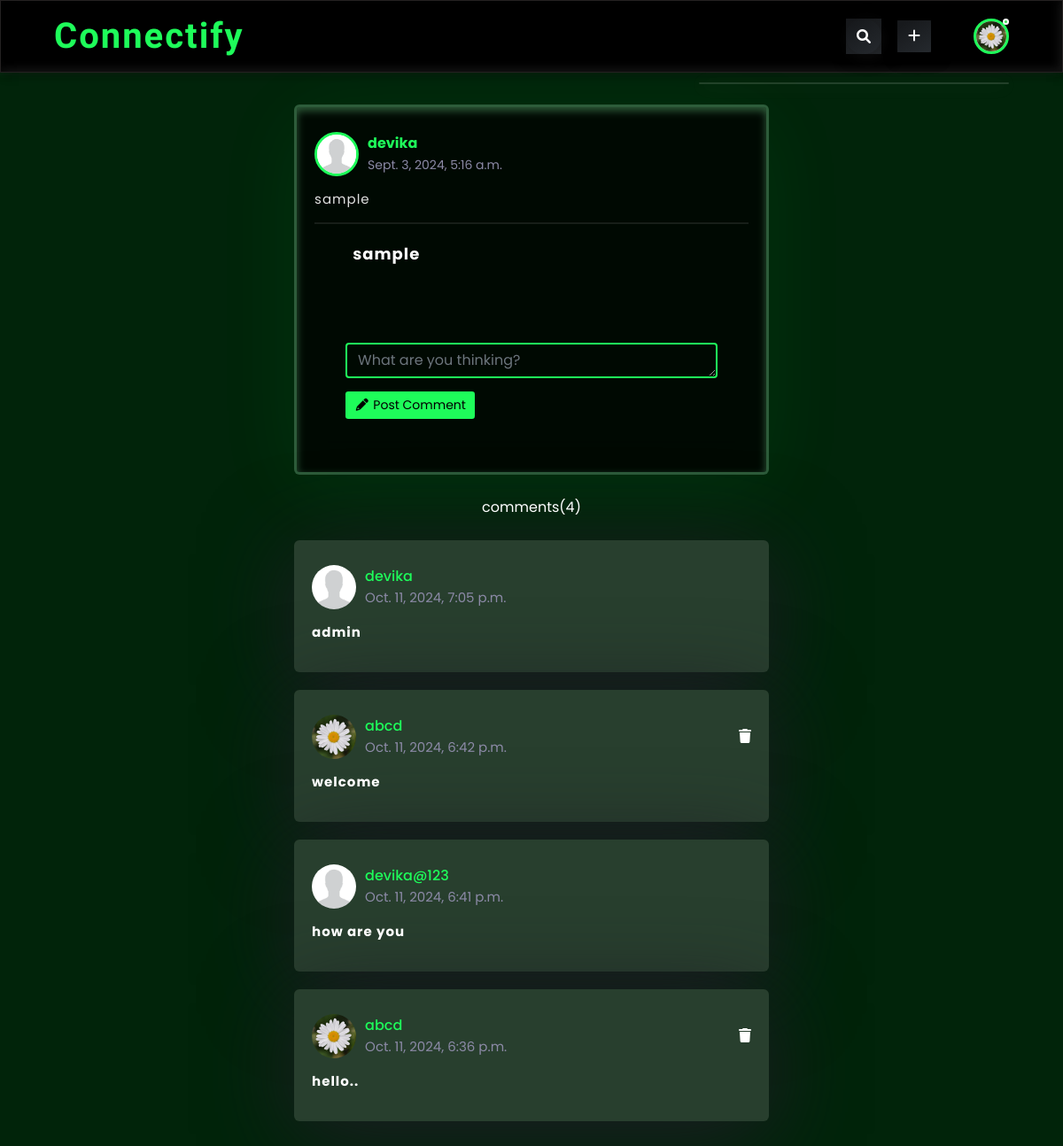
The app's page /comment/20/ (signed in) with its own data.
### home/models.py (models this page shows)
class userprofile(models.Model):
    username=models.CharField(max_length=200)
    firstname=models.CharField(blank=True,max_length=200)
    lastname=models.CharField(blank=True,max_length=200)
    email=models.EmailField(blank=True)
    profile_pic=models.ImageField(upload_to='profiles',default='profiles/img.jpg')
    followers=models.ManyToManyField(User,blank=True,related_name='followers')
    following=models.ManyToManyField(User,blank=True,related_name='following')
    bio=models.CharField(max_length=200,blank=True)

class post_table(models.Model):
   user=models.ForeignKey(User,on_delete=models.CASCADE,max_length=200,blank=False)
   post_profile=models.ForeignKey(userprofile,on_delete=models.CASCADE)
   caption=models.CharField(max_length=200)
   post=models.TextField(blank=False)
   upload_date=models.DateTimeField(auto_now_add=True)
   likes=models.ManyToManyField(User,blank=True,default=0,related_name='likes')

class comments(models.Model):
    post=models.ForeignKey(post_table,on_delete=models.CASCADE,related_name='posts',default='')
    user=models.ForeignKey(userprofile,on_delete=models.CASCADE,related_name='user')
    comment=models.CharField(max_length=300,blank=False)
    date=models.DateTimeField(auto_now_add=True)

### home/views.py (the view, shortened to what this page needs)
# urls.py: path('comment/<int:id>/',views.comment,name='comment'),
@login_required(login_url='auth/')
def comment(request,id):
    post=post_table.objects.get(id=id)
    currentuser=userprofile.objects.get(username=request.user)
    postcomments=comments.objects.filter(post=post)
    print(currentuser)
    context={
            'comments':postcomments,
            'userprofile':currentuser,
            'posts':post,
    }
    return render(request,'comments.html',context)

### templates/comments.html (shortened to what this page needs)
{% extends 'base.html' %}
{% load static %}
{% block body %}
<div class="container"style="background-color:transparent;">
    <div class="main-content">
        <div class="post-container"style=" background:rgba(0,0,0,.75);
      box-shadow: inset 0 4px 10px rgba(91, 176, 114, 0.5), 0 15px 100px #1efc5911;
      border: 3px solid rgba(91, 176, 114, 0.5);">
            <div class="post-row">
                <div class="user-profile">
                    <a href="{% url 'home:profile' posts.user %}">
                        <img src="{{posts.post_profile.profile_pic.url}}"
                            style="height: 50px;width:50px;border:3px solid  #1efc5a ;background-color: white;" />
                    </a>
                    <div>
                        <p class="fw-bold" style="color:#1efc5a">{{posts.user}}</p>
                        <span style="font-size: 14px;color:#8c8aa7;">{{posts.upload_date}}</span>
                    </div>
                </div>
            </div>
            <p class="post-text fw-normal" style="font-weight: bold;letter-spacing:1px;color: rgb(224, 224, 224);">
                {{posts.caption}}
            </p>
            <hr>
            <div class="post-row" style="place-items: center;">
                <div class="post-img p-1 fw-bolder"
                    style="width:70% ;margin-left: 8%;min-height:80px;font-size:18px;color:rgb(255, 255, 255);letter-spacing: 1px;">{{posts.post}}</div>
            </div>
            <div class="box" style="background-color:transparent;">
                <div class="col-md-12 bootstrap snippets">
                    <div class="panel">
                        <form class="panel-body" action="{% url 'home:comment' posts.id %}" method="post"
                            id="commentform">
                            <textarea class="form-control" rows="1" placeholder="What are you thinking?" name='comment'
                                id="comment" style='border:2px solid #1efc5a; background-color: transparent;color: white;' required></textarea>
                            <div class="mar-top clearfix">
                                <button class="btn btn-sm btn-primary pull-right" type="submit" style="background: #1efc5a;
                                border: none; color: #000;">
                                    <i class="fa fa-pencil fa-fw" style="color: #000;"></i> Post Comment</button>
                            </div>
                        </form>
                    </div>
                </div>
            </div>
        </div>
        {% if comments %}
        <div class="container p-0" style="background-color: transparent;">
            comments( <p id='commentcount' style="margin: 0;">{{comments.count}}</p>)
        </div>
        {% for i in comments reversed %}
        <div id="commentbox" >
            <div class="post-container {{i.id}}" id="post-container" style="background-color: rgb(40, 63, 46);" >
                <div class="post-row">
                    <div class="user-profile">
                        <a href="{% url 'home:profile' i.user.username %}">
                            <img src="{{i.user.profile_pic.url}}" style="width:50px ;height:50px;" />
                        </a>
                        <div>
                            <p style="color:#1efc5a;">{{i.user.username}}</p>
                            <span style="font-size: 15px;color: #8c8aa7;">{{i.date}}</span>
                        </div>
                    </div>
                    {% if i.user.username == userprofile.username %}
                    <a href="{% url 'home:deletecomment' i.id %}">
                        <i class="fa fa-trash"></i>
                    </a>
                    {% endif %}
                </div>
                <p class="post-text" style="font-weight: bold;letter-spacing:1px;color:white;letter-spacing: 1px;">
                    {{i.comment}}
                </p>
            </div>
        </div>
        {% endfor %}
    {% endif %}
</div>
{% endblock %}

### templates/base.html (shortened to what this page needs)
{% load static %}
<!DOCTYPE html>
<html lang="en">
<head>
  <link href="https://cdn.jsdelivr.net/npm/bootstrap@5.0.0-beta1/dist/css/bootstrap.min.css" rel="stylesheet"
>
  <link rel="stylesheet" href="https://cdn.jsdelivr.net/npm/bootstrap@4.5.3/dist/css/bootstrap.min.css">
  <link rel="stylesheet" href="{% static 'asset/styles.css' %}" />
  <link rel="stylesheet" href="https://cdnjs.cloudflare.com/ajax/libs/font-awesome/6.0.0/css/all.min.css" />
 </head>
<body>
  <nav style="background-color: rgb(0, 0, 0); box-shadow: -4px -4px 10px rgba(67, 67, 67, 0.5),
  inset 4px 4px 10px rgba(0, 0, 0, 0.5),
  inset -4px -4px 10px rgba(67, 67, 67, 0.3),
  4px 4px 10px rgba(0, 0, 0, 0.3);border: 1px solid rgb(36, 33, 33);"" >
    <div class="nav-left" ">
      <a href="{% url 'home:home' %}" style="text-decoration: none;">
        <span class="logo" style="color:#1efc5a; font-family: 'Dancing Script', cursive !important; font-size: 40px; font-weight: bold;letter-spacing: 2px;">Connectify</span>
    </div>
    <div class="nav-right">
      <a href="{% url 'home:search' %}"style="text-decoration:none;background: linear-gradient(327.43deg, #32383E -77.68%, #17191C 87.35%);
      border: none;
      box-shadow: -4px -2px 16px rgba(195,200,205,0), 4px 4px 18px rgba(0, 0, 0, 0.5);margin-right:10px;width:40px ;height:40px;">
        <div class="search-box"
          style="width:40px ;height:40px;border-radius: 50%; display: grid;place-items: center;padding: 0;background: linear-gradient(327.43deg, #32383E -77.68%, #17191C 87.35%);
          border: none;
          box-shadow: -4px -2px 16px rgba(210, 215, 221, 0), 4px 4px 18px rgba(24, 23, 23, 0.5);">
         <i class="fa fa-search"></i>
        </div>
      </a>
      <div class="addpost mx-2"
      style="background: linear-gradient(327.43deg, #32383E -77.68%, #17191C 87.35%);
      border: none;
      box-shadow: -4px -2px 16px rgba(195,200,205,0), 4px 4px 18px rgba(0, 0, 0, 0.5);"
      >
        <button type="button" class="btn btn-light" data-toggle="modal" data-target="#addpost" data-whatever="@mdo" style="background: linear-gradient(327.43deg, #32383E -77.68%, #17191C 87.35%);
        border: none;
        box-shadow: -4px -2px 16px rgba(195,200,205,0), 4px 4px 18px rgba(0, 0, 0, 0.5);"><i
            class="fa-solid fa-plus"></i></button>
      </div>
      <div class="nav-user-icon online" onclick="settingsMenuToggle()" style="margin-left: 40px;">
        <img src="{{ userprofile.profile_pic.url }}" style="border:3px solid #1efc5a ;background-color: white;"/>
      </div>
    </div>
    <div class="settings-menu" style="background-color: rgba(255, 255, 255, 0.08);
    -webkit-backdrop-filter: blur(15px);
    backdrop-filter: blur(15px);
    -webkit-box-shadow: 0 2px 20px rgba(0, 0, 0, 0.15);
    box-shadow: 0 2px 20px rgba(219, 214, 214, 0.15);
    border: 1px solid rgba(255, 255, 255, 0.06); width: 350px;" >
      <div class="settings-menu-inner" >
      </div>
    </div>
  </nav>
  {% block body %}
  {% endblock %}
</body>
</html>

### static/asset/styles.css (style rules this page uses)
* { margin: 0; padding: 0; box-sizing: border-box; font-family: "Poppins", sans-serif; }
:root { --color1: #efefef; --color2: #3c004e; --color3: #fff; --color4: #41db51; --color5: #626262; --color6: #ccc; --color7: #9a9a9a; --color8: #000; --color9: #e4e6eb; }
body { background: var(--color1); transition: background 0.5s; }
nav { display: flex; align-items: center; justify-content: space-between; padding: 10px 5%; position: sticky; top: 0; z-index: 100; }
.logo { width: 120px; margin-right: 45px; cursor: pointer; }
.nav-left, .nav-right { display: flex; align-items: center; }
.nav-user-icon img { width: 40px; height: 40px; border-radius: 50%; cursor: pointer; }
.nav-user-icon { margin-left: 30px; }
.search-box { background: var(--color1); width: 350px; border-radius: 20px; display: flex; align-items: center; z-index: 9999; padding: 0 15px; }
.online { position: relative; }
.online::after { content: ""; width: 7px; height: 7px; border: 2px solid var(--color3); border-radius: 50%; background: var(--color4); position: absolute; top: 0; right: 0; }
.container { display: flex; justify-content: space-between; padding: 25px 5%; }
.main-content { flex-basis: 47%; }
.user-profile { display: flex; align-items: center; }
.user-profile img { width: 45px; border-radius: 50%; margin-right: 10px; cursor: pointer; }
.user-profile p { margin-bottom: 0px; font-weight: 500; color: var(--color5); }
.post-container { width: 100%; background: var(--color3); border-radius: 6px; padding: 20px; color: var(--color5); margin: 20px 0; }
.user-profile span { font-size: 13px; color: var(--color-7); }
.post-text { color: var(--color-7); margin: 15px 0; font-size: 15px; line-height: 1.4; }
.post-img { border-radius: 10px; margin-bottom: 5px; cursor: pointer; }
.post-row { display: flex; align-items: center; justify-content: space-between; margin-top: 8px; }
.post-row a { color: var(--color-7); }
.settings-menu { position: absolute; width: 90%; max-width: 350px; background: var(--color3); border-radius: 8px; overflow: hidden; top: 115%; right: 5%; max-height: 0px; transition: max-height 0.5s; }
.user-profile a { font-size: 12px; color: var(--color2); text-decoration: none; }
.settings-menu-inner { padding: 20px; }

### templates/base.html (style rules this page uses)
* { color: white; }
body { background-color: #01240a; }
* { padding: 0; margin: 0; font-family: 'Poppins', sans-serif }
.container { display: flex; justify-content: center; align-items: center; background-color: #eee; padding: 1rem 0; }

### templates/comments.html (style rules this page uses)
.panel { box-shadow: 0 2px 0 rgba(0, 0, 0, 0.075); border-radius: 0; border: 0; margin-bottom: 15px; }
.panel .panel-footer, .panel>:last-child { border-bottom-left-radius: 0; border-bottom-right-radius: 0; }
.panel .panel-heading, .panel>:first-child { border-top-left-radius: 0; border-top-right-radius: 0; }
.panel-body { padding: 25px 20px; }
.btn-sm, .btn-group-sm>.btn, .btn-icon.btn-sm { padding: 5px 10px !important; }
.mar-top { margin-top: 15px; }
.post-container { background:#393846; background-color: rgb(40, 63, 46); box-shadow: 0 15px 100px #1e1d25; }

### records on screen
userprofile: profile_pic (picture)
post_table: post_profile.profile_pic (picture), user "devika", upload_date "Sept. 3, 2024, 5:16 a.m.", caption "sample", post "sample"
comments: user.profile_pic (picture), user.username "devika", date "Oct. 11, 2024, 7:05 p.m.", comment "admin"
comments: user.profile_pic (picture), user.username "abcd", date "Oct. 11, 2024, 6:42 p.m.", comment "welcome"
comments: user.profile_pic (picture), user.username "devika@123", date "Oct. 11, 2024, 6:41 p.m.", comment "how are you"
comments: user.profile_pic (picture), user.username "abcd", date "Oct. 11, 2024, 6:36 p.m.", comment "hello.."

### other values on screen
{{ comments.count }} "4"
